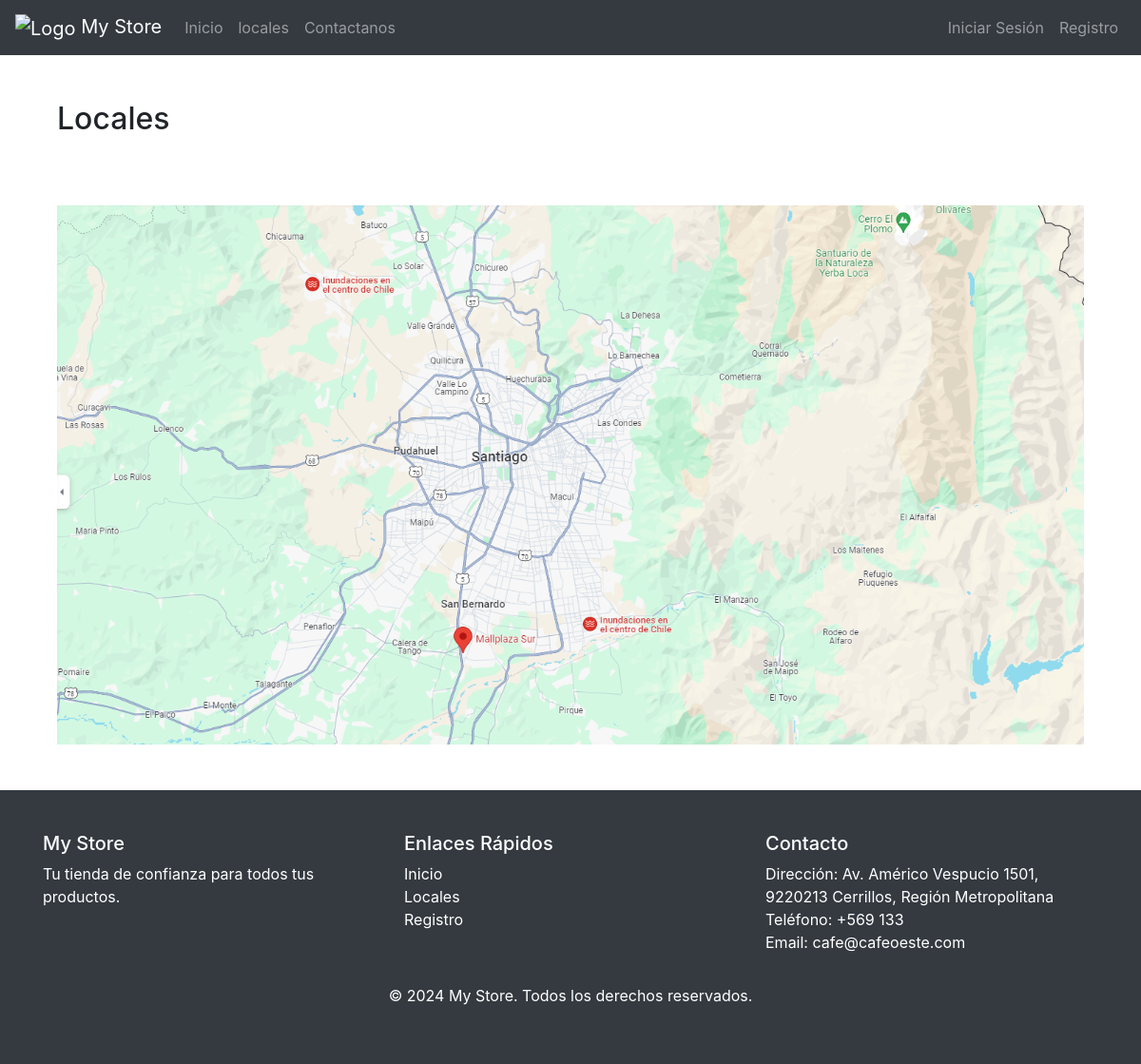
Before: /locales/ with the older database file.
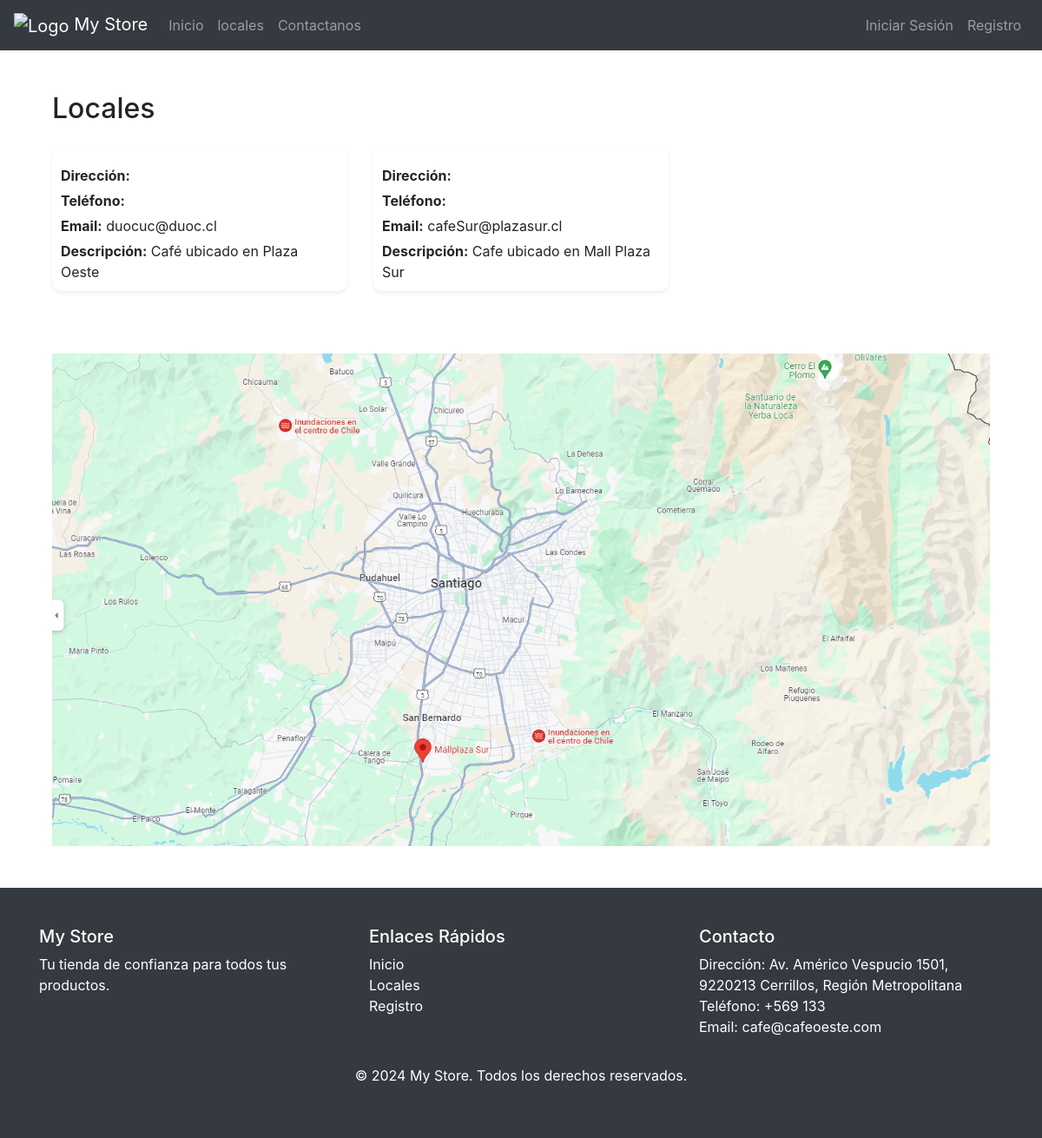
After: the same page with the newer database file.
### apps/models.py (models this page shows, shortened)
class Local(models.Model):
    nombre = models.CharField(max_length=100)
    direccion = models.CharField(max_length=255)
    telefono = models.CharField(max_length=15)
    email = models.EmailField()
    description = models.TextField(blank=True, null=True)

### apps/views.py (the view)
# urls.py: path('locales/', views.locales, name='locales'),
def locales(request):
    locales_list = Local.objects.all()
    return render(request, 'principal/locales.html', {'locales': locales_list})

### templates/Principal/locales.html (shortened to what this page needs)
{% extends 'base.html' %}
{% load static %}
{% block content %}
<div class="container mt-5">
    <h2 class="mb-4">Locales</h2>
    <div class="row">
        {% for local in locales %}
        <div class="col-md-4 mb-4">
            <div class="card h-100 shadow-sm">
                <div class="card-body">
                    <p class="card-text"><strong>Dirección:</strong> {{ local.address }}</p>
                    <p class="card-text"><strong>Teléfono:</strong> {{ local.phone }}</p>
                    <p class="card-text"><strong>Email:</strong> {{ local.email }}</p>
                    {% if local.description %}
                    <p class="card-text"><strong>Descripción:</strong> {{ local.description }}</p>
                    {% endif %}
                </div>
            </div>
        </div>
        {% endfor %}
    </div>
    <div class="row mt-5">
        <div class="col-12">
            <img src="{% static 'images/Mapa.png' %}" class="img-fluid" alt="IMAGEN NO DISPONIBLE">
        </div>
    </div>
</div>
{% endblock %}

Changed rows visible on the page:
added Local: email "duocuc@duoc.cl", description "Café ubicado en Plaza Oeste"
added Local: email "cafeSur@plazasur.cl", description "Cafe ubicado en Mall Plaza Sur"
